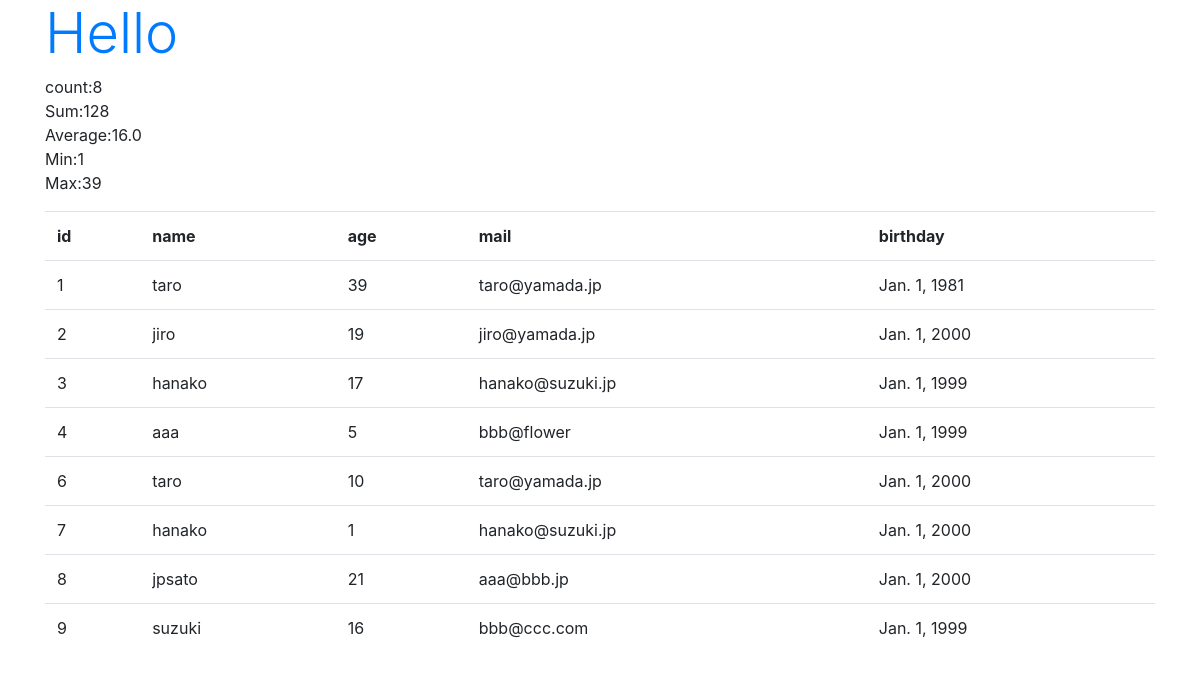
/hello/, run on the app's committed database.
### hello/models.py (models this page shows)
class Friend(models.Model):
    name = models.CharField(max_length=100)
    mail = models.EmailField(max_length=200)
    gender = models.BooleanField()
    age = models.IntegerField(default=0)
    birthday = models.DateField()
    def __str__(self):
        return '<Friend:id=' + str(self.id) + ', ' + \
            self.name + '(' + str(self.age) + ')>'

### hello/views.py (the view)
# urls.py: path('', views.index, name='index'),
def index(request):
    data = Friend.objects.all()
    re1 = Friend.objects.aggregate(Count('age'))
    re2 = Friend.objects.aggregate(Sum('age'))
    re3 = Friend.objects.aggregate(Avg('age'))
    re4 = Friend.objects.aggregate(Min('age'))
    re5 = Friend.objects.aggregate(Max('age'))
    msg = 'count:' + str(re1['age__count']) \
            + '<br>Sum:' + str(re2['age__sum']) \
            + '<br>Average:' + str(re3['age__avg']) \
            + '<br>Min:' + str(re4['age__min']) \
            + '<br>Max:' + str(re5['age__max'])
    params = {
        'title':'Hello',
        'message':msg,
        'data': data,
    }
    return render(request, 'hello/index.html', params)

### hello/templates/hello/index.html (shortened to what this page needs)
{% load static %}
<!doctype html>
<html lang="ja">
<head>
    <link rel="stylesheet"
    href="https://stackpath.bootstrapcdn.com/bootstrap/4.3.1/css/bootstrap.min.css"
>
</head>
<body class="container">
    <h1 class="display-4 text-primary">
        {{title}}</h1>
    <p>{{message|safe}}</p>
    <table class="table">
        <tr>
            <th>id</th>
            <th>name</th>
            <th>age</th>
            <th>mail</th>
            <th>birthday</th>
        </tr>
    {% for item in data %}
        <tr>
            <td>{{item.id}}</td>
            <td>{{item.name}}</td>
            <td>{{item.age}}</td>
            <td>{{item.mail}}</td>
            <td>{{item.birthday}}</td>
        </tr>
    {% endfor %}
    </table>
</body>
</html>

### data on the page
Friend: id "1", name "taro", age "39", mail "taro@yamada.jp", birthday "Jan. 1, 1981"
Friend: id "2", name "jiro", age "19", mail "jiro@yamada.jp", birthday "Jan. 1, 2000"
Friend: id "3", name "hanako", age "17", mail "hanako@suzuki.jp", birthday "Jan. 1, 1999"
Friend: id "4", name "aaa", age "5", mail "bbb@flower", birthday "Jan. 1, 1999"
Friend: id "6", name "taro", age "10", mail "taro@yamada.jp", birthday "Jan. 1, 2000"
Friend: id "7", name "hanako", age "1", mail "hanako@suzuki.jp", birthday "Jan. 1, 2000"
Friend: id "8", name "jpsato", age "21", mail "aaa@bbb.jp", birthday "Jan. 1, 2000"
Friend: id "9", name "suzuki", age "16", mail "bbb@ccc.com", birthday "Jan. 1, 1999"

### other printed values
{{ title }} "Hello"
{{ message|safe }} "count:8 Sum:128 Average:16.0 Min:1 Max:39"
